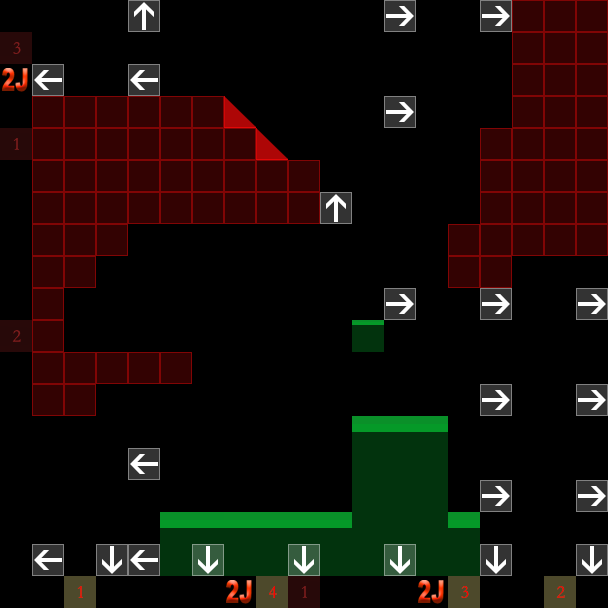

This is a level from a 2D game, rendered from its Tiled map with the project's own tilesets. A one-line summary and the complete map file follow:
An orthogonal 19x19 tile map with 32x32 px tiles, 3 tile layers (ele_bg, collision, notation), 2 tilesets.

<map version="1.2" tiledversion="1.2.4" orientation="orthogonal" renderorder="left-down" width="19" height="19" tilewidth="32" tileheight="32" infinite="0" nextlayerid="4" nextobjectid="1">
 <tileset firstgid="1" source="meta.tsx" />
 <tileset firstgid="226" source="ele_base.tsx" />
 <layer id="1" name="ele_bg" width="19" height="19">
  <data encoding="csv">
227,0,0,0,226,226,226,0,0,0,226,226,226,0,0,0,226,226,226,
227,0,0,0,226,226,226,0,0,0,226,226,226,0,0,0,226,226,226,
227,0,0,0,226,226,226,0,0,0,226,226,226,0,0,0,226,226,226,
227,226,226,226,0,0,0,226,226,226,0,0,0,226,226,226,0,0,0,
227,226,226,226,0,0,0,226,226,226,0,0,0,226,226,226,0,0,0,
227,226,226,226,0,0,0,226,226,226,0,0,0,226,226,226,0,0,0,
227,0,0,0,226,226,226,0,0,0,226,226,226,0,0,0,226,226,226,
227,0,0,0,226,226,226,0,0,0,226,226,226,0,0,0,226,226,226,
227,0,0,0,226,226,226,0,0,0,226,226,226,0,0,0,226,226,226,
227,226,226,226,0,0,0,226,226,226,0,0,0,226,226,226,0,0,0,
227,226,226,226,0,0,0,226,226,226,0,0,0,226,226,226,0,0,0,
227,226,226,226,0,0,0,226,226,226,0,0,0,226,226,226,0,0,0,
227,0,0,0,226,226,226,0,0,0,226,226,226,0,0,0,226,226,226,
227,0,0,0,226,226,226,0,0,0,226,226,226,0,0,0,226,226,226,
227,0,0,0,226,226,226,0,0,0,226,226,226,0,0,0,226,226,226,
227,226,226,226,0,0,0,226,226,226,0,0,0,226,226,226,0,0,0,
227,226,226,226,0,0,0,226,226,226,0,0,0,226,226,226,0,0,0,
227,226,226,226,0,0,0,226,226,226,0,0,0,226,226,226,0,0,0,
227,227,227,227,227,227,227,227,227,227,227,227,227,227,227,227,227,227,227
</data>
 </layer>
 <layer id="2" name="collision" width="19" height="19">
  <data encoding="csv">
0,0,0,0,0,0,0,0,0,0,0,0,0,0,0,0,1,1,1,
0,0,0,0,0,0,0,0,0,0,0,0,0,0,0,0,1,1,1,
0,0,0,0,0,0,0,0,0,0,0,0,0,0,0,0,1,1,1,
0,1,1,1,1,1,1,18,0,0,0,0,0,0,0,0,1,1,1,
0,1,1,1,1,1,1,1,18,0,0,0,0,0,0,1,1,1,1,
0,1,1,1,1,1,1,1,1,1,0,0,0,0,0,1,1,1,1,
0,1,1,1,1,1,1,1,1,1,0,0,0,0,0,1,1,1,1,
0,1,1,1,0,0,0,0,0,0,0,0,0,0,1,1,1,1,1,
0,1,1,0,0,0,0,0,0,0,0,0,0,0,1,1,0,0,0,
0,1,0,0,0,0,0,0,0,0,0,0,0,0,0,0,0,0,0,
0,1,0,0,0,0,0,0,0,0,0,20,0,0,0,0,0,0,0,
0,1,1,1,1,1,0,0,0,0,0,0,0,0,0,0,0,0,0,
0,1,1,0,0,0,0,0,0,0,0,0,0,0,0,0,0,0,0,
0,0,0,0,0,0,0,0,0,0,0,22,22,22,0,0,0,0,0,
0,0,0,0,0,0,0,0,0,0,0,25,25,25,0,0,0,0,0,
0,0,0,0,0,0,0,0,0,0,0,25,25,25,0,0,0,0,0,
0,0,0,0,0,22,22,22,22,22,22,25,25,25,22,0,0,0,0,
0,0,0,0,0,25,25,25,25,25,25,25,25,25,25,0,0,0,0,
0,0,0,0,0,0,0,0,0,0,0,0,0,0,0,0,0,0,0
</data>
 </layer>
 <layer id="3" name="notation" width="19" height="19">
  <data encoding="csv">
0,0,0,0,47,0,0,0,0,0,0,0,50,0,0,50,0,0,0,
244,0,0,0,0,0,0,0,0,0,0,0,0,0,0,0,0,0,0,
228,49,0,0,49,0,0,0,0,0,0,0,0,0,0,0,0,0,0,
0,0,0,0,0,0,0,0,0,0,0,0,50,0,0,0,0,0,0,
242,0,0,0,0,0,0,0,0,0,0,0,0,0,0,0,0,0,0,
0,0,0,0,0,0,0,0,0,0,0,0,0,0,0,0,0,0,0,
0,0,0,0,0,0,0,0,0,0,47,0,0,0,0,0,0,0,0,
0,0,0,0,0,0,0,0,0,0,0,0,0,0,0,0,0,0,0,
0,0,0,0,0,0,0,0,0,0,0,0,0,0,0,0,0,0,0,
0,0,0,0,0,0,0,0,0,0,0,0,50,0,0,50,0,0,50,
243,0,0,0,0,0,0,0,0,0,0,0,0,0,0,0,0,0,0,
0,0,0,0,0,0,0,0,0,0,0,0,0,0,0,0,0,0,0,
0,0,0,0,0,0,0,0,0,0,0,0,0,0,0,50,0,0,50,
0,0,0,0,0,0,0,0,0,0,0,0,0,0,0,0,0,0,0,
0,0,0,0,49,0,0,0,0,0,0,0,0,0,0,0,0,0,0,
0,0,0,0,0,0,0,0,0,0,0,0,0,0,0,50,0,0,50,
0,0,0,0,0,0,0,0,0,0,0,0,0,0,0,0,0,0,0,
0,49,0,48,49,0,48,0,0,48,0,0,48,0,0,48,0,0,48,
0,0,234,0,0,0,0,228,237,242,0,0,0,228,236,0,0,235,0
</data>
 </layer>
</map>
